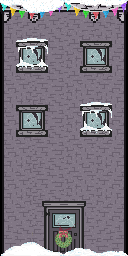

This game map was drawn from its Tiled (.tmx) file and the tilesets committed beside it. A one-line description and the full map source follow:
An orthogonal 4x8 tile map with 32x32 px tiles, 6 tile layers (Tile Layer 1, Tile Layer 2, Tile Layer 3, Tile Layer 4, ...), 2 tilesets.

<map version="1.0" orientation="orthogonal" renderorder="right-down" width="4" height="8" tilewidth="32" tileheight="32" nextobjectid="1">
 <tileset firstgid="1" name="testsprite" tilewidth="32" tileheight="32">
  <image source="../tiled/testsprite.png" width="640" height="640" />
 </tileset>
 <tileset firstgid="401" name="testspriteevil" tilewidth="32" tileheight="32">
  <image source="../tiled/testspriteevil.png" width="640" height="640" />
 </tileset>
 <layer name="Tile Layer 1" width="4" height="8">
  <data>
   <tile gid="401" />
   <tile gid="402" />
   <tile gid="405" />
   <tile gid="406" />
   <tile gid="469" />
   <tile gid="450" />
   <tile gid="451" />
   <tile gid="468" />
   <tile gid="469" />
   <tile gid="450" />
   <tile gid="451" />
   <tile gid="468" />
   <tile gid="469" />
   <tile gid="450" />
   <tile gid="451" />
   <tile gid="468" />
   <tile gid="469" />
   <tile gid="450" />
   <tile gid="451" />
   <tile gid="468" />
   <tile gid="469" />
   <tile gid="450" />
   <tile gid="451" />
   <tile gid="468" />
   <tile gid="469" />
   <tile gid="450" />
   <tile gid="451" />
   <tile gid="468" />
   <tile gid="473" />
   <tile gid="474" />
   <tile gid="477" />
   <tile gid="478" />
  </data>
 </layer>
 <layer name="Tile Layer 2" width="4" height="8">
  <data>
   <tile gid="0" />
   <tile gid="0" />
   <tile gid="0" />
   <tile gid="0" />
   <tile gid="492" />
   <tile gid="493" />
   <tile gid="492" />
   <tile gid="493" />
   <tile gid="512" />
   <tile gid="513" />
   <tile gid="512" />
   <tile gid="513" />
   <tile gid="492" />
   <tile gid="493" />
   <tile gid="492" />
   <tile gid="493" />
   <tile gid="512" />
   <tile gid="513" />
   <tile gid="512" />
   <tile gid="513" />
   <tile gid="0" />
   <tile gid="0" />
   <tile gid="0" />
   <tile gid="0" />
   <tile gid="0" />
   <tile gid="419" />
   <tile gid="420" />
   <tile gid="0" />
   <tile gid="0" />
   <tile gid="439" />
   <tile gid="440" />
   <tile gid="0" />
  </data>
 </layer>
 <layer name="Tile Layer 3" width="4" height="8">
  <data>
   <tile gid="0" />
   <tile gid="0" />
   <tile gid="0" />
   <tile gid="0" />
   <tile gid="0" />
   <tile gid="0" />
   <tile gid="0" />
   <tile gid="0" />
   <tile gid="0" />
   <tile gid="0" />
   <tile gid="0" />
   <tile gid="0" />
   <tile gid="0" />
   <tile gid="0" />
   <tile gid="0" />
   <tile gid="0" />
   <tile gid="0" />
   <tile gid="0" />
   <tile gid="0" />
   <tile gid="0" />
   <tile gid="0" />
   <tile gid="0" />
   <tile gid="0" />
   <tile gid="0" />
   <tile gid="0" />
   <tile gid="0" />
   <tile gid="0" />
   <tile gid="0" />
   <tile gid="0" />
   <tile gid="57" />
   <tile gid="58" />
   <tile gid="0" />
  </data>
 </layer>
 <layer name="Tile Layer 4" width="4" height="8">
  <data>
   <tile gid="0" />
   <tile gid="0" />
   <tile gid="0" />
   <tile gid="0" />
   <tile gid="242" />
   <tile gid="243" />
   <tile gid="0" />
   <tile gid="0" />
   <tile gid="262" />
   <tile gid="263" />
   <tile gid="0" />
   <tile gid="0" />
   <tile gid="0" />
   <tile gid="0" />
   <tile gid="242" />
   <tile gid="243" />
   <tile gid="0" />
   <tile gid="0" />
   <tile gid="262" />
   <tile gid="263" />
   <tile gid="0" />
   <tile gid="0" />
   <tile gid="0" />
   <tile gid="0" />
   <tile gid="0" />
   <tile gid="0" />
   <tile gid="0" />
   <tile gid="0" />
   <tile gid="271" />
   <tile gid="272" />
   <tile gid="273" />
   <tile gid="274" />
  </data>
 </layer>
 <layer name="Tile Layer 5" width="4" height="8">
  <data>
   <tile gid="224" />
   <tile gid="225" />
   <tile gid="224" />
   <tile gid="225" />
   <tile gid="0" />
   <tile gid="0" />
   <tile gid="0" />
   <tile gid="0" />
   <tile gid="0" />
   <tile gid="0" />
   <tile gid="0" />
   <tile gid="0" />
   <tile gid="0" />
   <tile gid="0" />
   <tile gid="0" />
   <tile gid="0" />
   <tile gid="0" />
   <tile gid="0" />
   <tile gid="0" />
   <tile gid="0" />
   <tile gid="0" />
   <tile gid="0" />
   <tile gid="0" />
   <tile gid="0" />
   <tile gid="0" />
   <tile gid="0" />
   <tile gid="0" />
   <tile gid="0" />
   <tile gid="0" />
   <tile gid="0" />
   <tile gid="0" />
   <tile gid="0" />
  </data>
 </layer>
 <layer name="Tile Layer 6" width="4" height="8">
  <data>
   <tile gid="394" />
   <tile gid="395" />
   <tile gid="374" />
   <tile gid="375" />
   <tile gid="0" />
   <tile gid="0" />
   <tile gid="0" />
   <tile gid="0" />
   <tile gid="0" />
   <tile gid="0" />
   <tile gid="0" />
   <tile gid="0" />
   <tile gid="0" />
   <tile gid="0" />
   <tile gid="0" />
   <tile gid="0" />
   <tile gid="0" />
   <tile gid="0" />
   <tile gid="0" />
   <tile gid="0" />
   <tile gid="0" />
   <tile gid="0" />
   <tile gid="0" />
   <tile gid="0" />
   <tile gid="0" />
   <tile gid="0" />
   <tile gid="0" />
   <tile gid="0" />
   <tile gid="0" />
   <tile gid="0" />
   <tile gid="0" />
   <tile gid="0" />
  </data>
 </layer>
</map>
